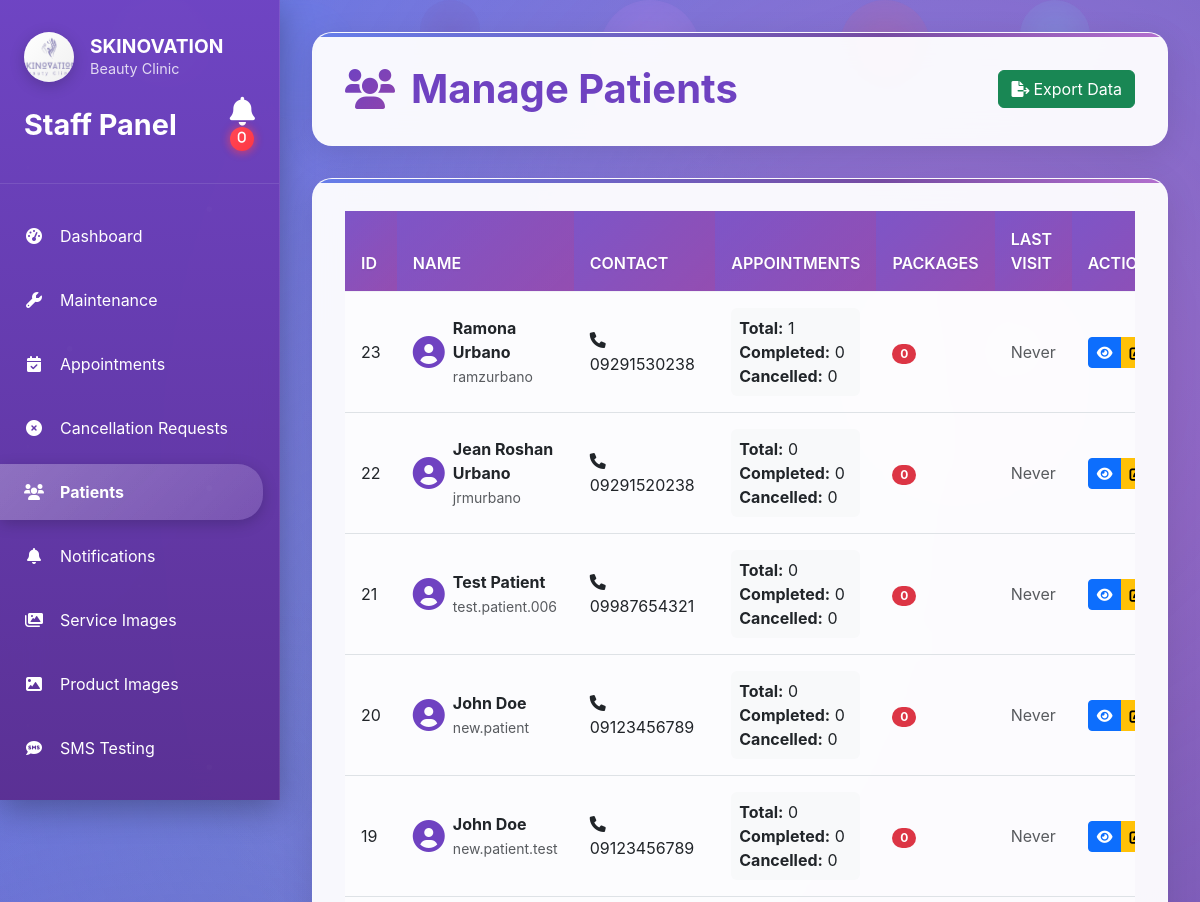
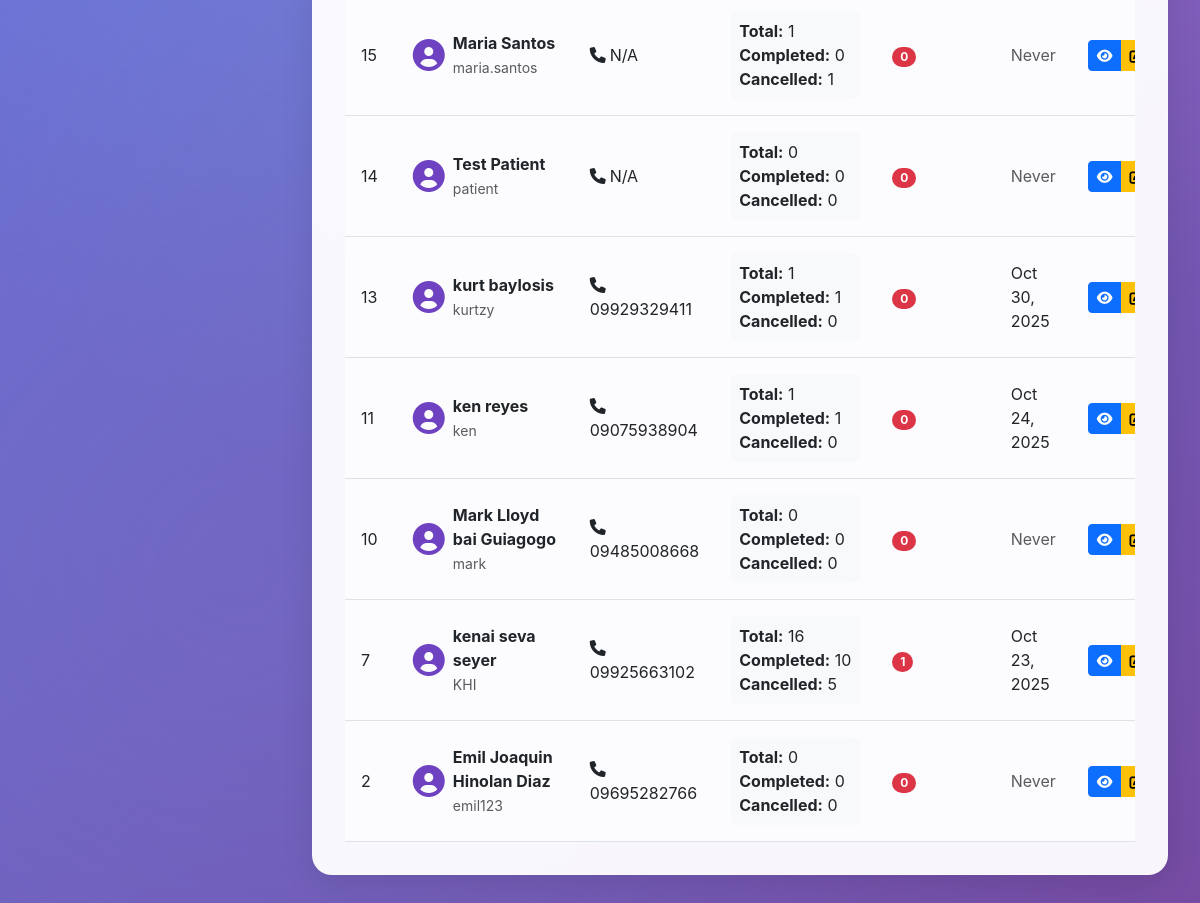
Page /appointments/admin/patients/ (signed in) on the committed database (2 pictures, top to bottom).
### accounts/models.py (models this page shows, shortened)
class User(AbstractUser):
    USER_TYPE_CHOICES = [
        ('patient', 'Patient'),
        ('admin', 'Admin'),
        ('owner', 'Owner'),
        ('attendant', 'Attendant'),
    ]
    GENDER_CHOICES = [
        ('male', 'Male'),
        ('female', 'Female'),
        ('other', 'Other'),
    ]
    CIVIL_STATUS_CHOICES = [
        ('single', 'Single'),
        ('married', 'Married'),
        ('widowed', 'Widowed'),
        ('divorced', 'Divorced'),
        ('separated', 'Separated'),
    ]
    user_type = models.CharField(max_length=10, choices=USER_TYPE_CHOICES, default='patient')
    phone = models.CharField(
        max_length=20,
        validators=[RegexValidator(
            regex=r'^\+?1?\d{9,15}$',
            message="Phone number must be entered in the format: '+999999999'. Up to 15 digits allowed."
        )],
        blank=True
    )
    middle_name = models.CharField(max_length=255, blank=True, null=True)
    address = models.TextField(blank=True, null=True, help_text="Complete address")
    gender = models.CharField(max_length=10, choices=GENDER_CHOICES, blank=True, null=True)
    civil_status = models.CharField(max_length=10, choices=CIVIL_STATUS_CHOICES, blank=True, null=True)
    birthday = models.DateField(blank=True, null=True)
    occupation = models.CharField(max_length=255, blank=True, null=True)
    profile_picture = models.ImageField(upload_to='profile_pictures/', blank=True, null=True)
    archived = models.BooleanField(default=False)
    created_at = models.DateTimeField(auto_now_add=True)
    updated_at = models.DateTimeField(auto_now=True)
    @property
    def full_name(self):
        return f"{self.first_name} {self.middle_name or ''} {self.last_name}".strip()
    class Meta:
        db_table = 'users'

### appointments/models.py (models this page shows, shortened)
class Appointment(models.Model):
    STATUS_CHOICES = [
        ('pending', 'Pending'),
        ('confirmed', 'Confirmed'),
        ('completed', 'Completed'),
        ('cancelled', 'Cancelled'),
    ]
    appointment_date = models.DateField()
    appointment_time = models.TimeField()
    status = models.CharField(max_length=10, choices=STATUS_CHOICES, default='pending')
    created_at = models.DateTimeField(auto_now_add=True)
    updated_at = models.DateTimeField(auto_now=True)
    transaction_id = models.CharField(max_length=100, blank=True, null=True)
    patient = models.ForeignKey(settings.AUTH_USER_MODEL, on_delete=models.CASCADE, related_name='appointments')
    attendant = models.ForeignKey('accounts.Attendant', on_delete=models.CASCADE, related_name='appointments')
    service = models.ForeignKey('services.Service', on_delete=models.CASCADE, related_name='appointments', blank=True, null=True)
    product = models.ForeignKey('products.Product', on_delete=models.CASCADE, related_name='appointments', blank=True, null=True)
    package = models.ForeignKey('packages.Package', on_delete=models.CASCADE, related_name='appointments', blank=True, null=True)
    class Meta:
        db_table = 'appointments'
        ordering = ['-created_at']

### appointments/admin_views.py (the view)
# urls.py: path('admin/patients/', admin_views.admin_patients, name='admin_patients'),
@login_required
@user_passes_test(is_admin)
def admin_patients(request):
    from accounts.models import User
    patients = User.objects.filter(user_type='patient').order_by('-id')
    patient_stats = []
    for patient in patients:
        appointments = Appointment.objects.filter(patient=patient)
        total_appointments = appointments.count()
        completed_appointments = appointments.filter(status='completed').count()
        cancelled_appointments = appointments.filter(status='cancelled').count()
        packages_count = appointments.filter(package__isnull=False).count()
        last_visit = appointments.filter(status='completed').order_by('-appointment_date').first()
        last_visit_date = last_visit.appointment_date if last_visit else None
        patient_stats.append({
            'patient': patient,
            'total_appointments': total_appointments,
            'completed_appointments': completed_appointments,
            'cancelled_appointments': cancelled_appointments,
            'packages_count': packages_count,
            'last_visit': last_visit_date,
        })
    context = {
        'patient_stats': patient_stats,
    }
    return render(request, 'appointments/admin_patients.html', context)

### appointments/admin_views.py (called while the page is built)
def is_admin(user):
    return user.is_authenticated and user.user_type == 'admin'

### appointments/context_processors.py (called while the page is built)
def notification_count(request):
    if request.user.is_authenticated:
        if request.user.user_type == 'admin':
            count = Notification.objects.filter(patient__isnull=True).count()
        else:
            count = Notification.objects.filter(patient=request.user, is_read=False).count()
    else:
        count = 0
    return {
        'notification_count': count
    }

### templates/appointments/admin_patients.html (shortened to what this page needs)
{% extends 'appointments/admin_base.html' %}
{% load static %}
{% block content %}
<div class="content-header">
    <div class="d-flex justify-content-between align-items-center">
        <h1 class="page-title">
            <i class="fas fa-users"></i>
            Manage Patients
        </h1>
        <button class="btn btn-success">
            <i class="fas fa-file-export me-1"></i>Export Data
        </button>
    </div>
</div>
<div class="content-card">
    <div class="table-responsive">
        <table class="table">
            <thead>
                <tr>
                    <th>ID</th>
                    <th>NAME</th>
                    <th>CONTACT</th>
                    <th>APPOINTMENTS</th>
                    <th>PACKAGES</th>
                    <th>LAST VISIT</th>
                    <th>ACTIONS</th>
                </tr>
            </thead>
            <tbody>
                {% for stat in patient_stats %}
                <tr>
                    <td>{{ stat.patient.id }}</td>
                    <td>
                        <div class="d-flex align-items-center">
                            <i class="fas fa-user-circle fa-2x me-2" style="color: var(--primary-color);"></i>
                            <div>
                                <strong>{{ stat.patient.full_name }}</strong>
                                <br>
                                <small class="text-muted">{{ stat.patient.username }}</small>
                            </div>
                        </div>
                    </td>
                    <td>
                        <i class="fas fa-phone me-1"></i>{{ stat.patient.phone|default:"N/A" }}
                    </td>
                    <td>
                        <div class="bg-light p-2 rounded">
                            <div><strong>Total:</strong> {{ stat.total_appointments }}</div>
                            <div><strong>Completed:</strong> {{ stat.completed_appointments }}</div>
                            <div><strong>Cancelled:</strong> {{ stat.cancelled_appointments }}</div>
                        </div>
                    </td>
                    <td>
                        <span class="badge bg-danger rounded-pill">{{ stat.packages_count }}</span>
                    </td>
                    <td>
                        {% if stat.last_visit %}
                            {{ stat.last_visit|date:"M d, Y" }}
                        {% else %}
                            <span class="text-muted">Never</span>
                        {% endif %}
                    </td>
                    <td>
                        <div class="btn-group" role="group">
                            <a href="{% url 'appointments:admin_view_patient' stat.patient.id %}" class="btn btn-sm btn-primary" title="View Details">
                                <i class="fas fa-eye"></i>
                            </a>
                            <a href="{% url 'appointments:admin_edit_patient' stat.patient.id %}" class="btn btn-sm btn-warning" title="Edit Patient">
                                <i class="fas fa-edit"></i>
                            </a>
                        </div>
                    </td>
                </tr>
                {% endfor %}
            </tbody>
        </table>
    </div>
</div>
{% endblock %}

### templates/appointments/admin_base.html (style rules this page uses)
:root { --primary-color: #6f42c1; --secondary-color: #8e44ad; --dark-color: #5a2d91; --light-purple: #f8f9ff; --success-color: #28a745; --warning-color: #ffc107; --danger-color: #dc3545; --info-color: #17a2b8; }
body { font-family: 'Inter', -apple-system, BlinkMacSystemFont, 'Segoe UI', Roboto, sans-serif; background: linear-gradient(135deg, #667eea 0%, #764ba2 100%); background-attachment: fixed; min-height: 100vh; position: relative; }
body::before { content: ''; position: fixed; top: 0; left: 0; width: 100%; height: 100%; background: radial-gradient(circle at 20% 80%, rgba(120, 119, 198, 0.3) 0%, transparent 50%), radial-gradient(circle at 80% 20%, rgba(255, 119, 198, 0.3) 0%, transparent 50%), radial-gradient(circle at 40% 40%, rgba(120, 219, 255, 0.2) 0%, transparent 50%); z-index: -1; }
.content-header { background: rgba(255, 255, 255, 0.95); backdrop-filter: blur(15px); border-radius: 20px; padding: 2rem; margin-bottom: 2rem; box-shadow: 0 8px 32px rgba(0, 0, 0, 0.1); border: 1px solid rgba(255, 255, 255, 0.2); position: relative; overflow: hidden; }
.content-header::before { content: ''; position: absolute; top: 0; left: 0; right: 0; height: 4px; background: linear-gradient(90deg, #667eea, #764ba2, #f093fb, #f5576c); background-size: 200% 100%; animation: gradientShift 3s ease infinite; }
.page-title { color: var(--primary-color); font-size: 2.5rem; font-weight: bold; margin: 0; display: flex; align-items: center; position: relative; z-index: 1; }
.page-title i { margin-right: 1rem; background: linear-gradient(135deg, var(--primary-color), var(--secondary-color)); -webkit-background-clip: text; -webkit-text-fill-color: transparent; background-clip: text; }
.content-card { background: rgba(255, 255, 255, 0.95); backdrop-filter: blur(15px); border-radius: 20px; padding: 2rem; box-shadow: 0 8px 32px rgba(0, 0, 0, 0.1); margin-bottom: 2rem; border: 1px solid rgba(255, 255, 255, 0.2); position: relative; overflow: hidden; }
.content-card::before { content: ''; position: absolute; top: 0; left: 0; right: 0; height: 4px; background: linear-gradient(90deg, #667eea, #764ba2, #f093fb, #f5576c); background-size: 200% 100%; animation: gradientShift 3s ease infinite; }
.table { margin-bottom: 0; background: transparent; }
.table thead th { background: linear-gradient(135deg, var(--primary-color), var(--secondary-color)); color: white; border: none; padding: 1rem; font-weight: 600; text-shadow: 0 1px 2px rgba(0, 0, 0, 0.1); position: relative; }
.table thead th::before { content: ''; position: absolute; top: 0; left: 0; right: 0; bottom: 0; background: linear-gradient(135deg, rgba(255, 255, 255, 0.1), rgba(255, 255, 255, 0.05)); z-index: 0; }
.table thead th { position: relative; z-index: 1; }
.table tbody td { padding: 1rem; vertical-align: middle; border-top: 1px solid rgba(233, 236, 239, 0.5); background: rgba(255, 255, 255, 0.5); transition: all 0.3s ease; }

### rows in the picture
User: patient.id "23", patient.full_name "Ramona Urbano", patient.username "ramzurbano", patient.phone "09291530238", total_appointments "1", completed_appointments "0", cancelled_appointments "0", packages_count "0", shows "Never"
User: patient.id "22", patient.full_name "Jean Roshan Urbano", patient.username "jrmurbano", patient.phone "09291520238", total_appointments "0", completed_appointments "0", cancelled_appointments "0", packages_count "0", shows "Never"
User: patient.id "21", patient.full_name "Test Patient", patient.username "test.patient.006", patient.phone "09987654321", total_appointments "0", completed_appointments "0", cancelled_appointments "0", packages_count "0", shows "Never"
User: patient.id "20", patient.full_name "John Doe", patient.username "new.patient", patient.phone "09123456789", total_appointments "0", completed_appointments "0", cancelled_appointments "0", packages_count "0", shows "Never"
User: patient.id "19", patient.full_name "John Doe", patient.username "new.patient.test", patient.phone "09123456789", total_appointments "0", completed_appointments "0", cancelled_appointments "0", packages_count "0", shows "Never"
User: patient.id "15", patient.full_name "Maria Santos", patient.username "maria.santos", patient.phone "N/A", total_appointments "1", completed_appointments "0", cancelled_appointments "1", packages_count "0", shows "Never"
User: patient.id "14", patient.full_name "Test Patient", patient.username "patient", patient.phone "N/A", total_appointments "0", completed_appointments "0", cancelled_appointments "0", packages_count "0", shows "Never"
User: patient.id "13", patient.full_name "kurt baylosis", patient.username "kurtzy", patient.phone "09929329411", total_appointments "1", completed_appointments "1", cancelled_appointments "0", packages_count "0", last_visit "Oct 30, 2025"
User: patient.id "11", patient.full_name "ken reyes", patient.username "ken", patient.phone "09075938904", total_appointments "1", completed_appointments "1", cancelled_appointments "0", packages_count "0", last_visit "Oct 24, 2025"
User: patient.id "10", patient.full_name "Mark Lloyd bai Guiagogo", patient.username "mark", patient.phone "09485008668", total_appointments "0", completed_appointments "0", cancelled_appointments "0", packages_count "0", shows "Never"
User: patient.id "7", patient.full_name "kenai seva seyer", patient.username "KHI", patient.phone "09925663102", total_appointments "16", completed_appointments "10", cancelled_appointments "5", packages_count "1", last_visit "Oct 23, 2025"
User: patient.id "2", patient.full_name "Emil Joaquin Hinolan Diaz", patient.username "emil123", patient.phone "09695282766", total_appointments "0", completed_appointments "0", cancelled_appointments "0", packages_count "0", shows "Never"
